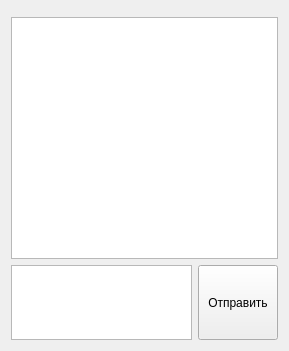
<?xml version="1.0" encoding="UTF-8"?>
<ui version="4.0">
 <class>Messages</class>
 <widget class="QWidget" name="Messages">
  <property name="geometry">
   <rect>
    <x>0</x>
    <y>0</y>
    <width>289</width>
    <height>351</height>
   </rect>
  </property>
  <property name="sizePolicy">
   <sizepolicy hsizetype="Expanding" vsizetype="Expanding">
    <horstretch>0</horstretch>
    <verstretch>0</verstretch>
   </sizepolicy>
  </property>
  <property name="windowTitle">
   <string>Messages</string>
  </property>
  <layout class="QGridLayout" name="gridLayout">
   <item row="0" column="0" colspan="2">
    <widget class="QWidget" name="header" native="true"/>
   </item>
   <item row="1" column="0" colspan="2">
    <widget class="QListView" name="messages"/>
   </item>
   <item row="2" column="0">
    <widget class="QTextEdit" name="newMessage">
     <property name="sizePolicy">
      <sizepolicy hsizetype="Expanding" vsizetype="Expanding">
       <horstretch>0</horstretch>
       <verstretch>0</verstretch>
      </sizepolicy>
     </property>
     <property name="maximumSize">
      <size>
       <width>16777215</width>
       <height>75</height>
      </size>
     </property>
    </widget>
   </item>
   <item row="2" column="1">
    <widget class="QPushButton" name="buttonSend">
     <property name="sizePolicy">
      <sizepolicy hsizetype="Minimum" vsizetype="Expanding">
       <horstretch>0</horstretch>
       <verstretch>0</verstretch>
      </sizepolicy>
     </property>
     <property name="maximumSize">
      <size>
       <width>16777215</width>
       <height>75</height>
      </size>
     </property>
     <property name="text">
      <string>Отправить</string>
     </property>
    </widget>
   </item>
  </layout>
 </widget>
 <layoutdefault spacing="6" margin="11"/>
 <resources/>
 <connections/>
</ui>
